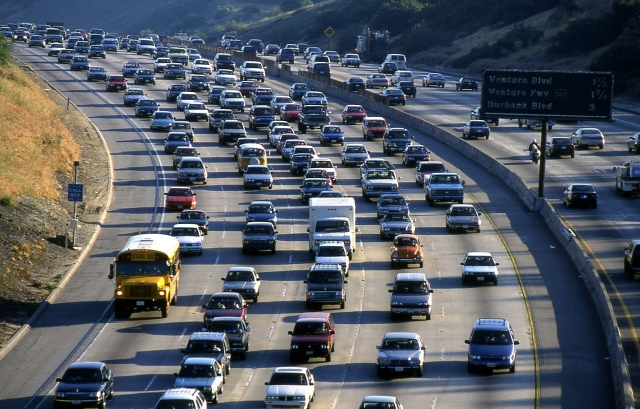
#> input picture TestImage/los-angeles-g848620e6d_1280.jpg, 1280 x 818 px (shown at 1/2 size); the run also reads 1 picture not shown here
$ jupyter execute --allow-errors Lab.ipynb   (shell and % lines are left out)
#> lines starting #> are read from the running program, lines starting #| are printed output that depends on the picture; pictures that were not available may be replaced by others from this repository, and a replacement may not be noted
### cvlib/object_detection.py
import cv2
import numpy as np
import os
import torch
from ultralytics import YOLO, RTDETR

model_paths = {'yolov5n': './Models/YOLOV5N/weights/last.pt',
               'yolov8n': './Models/YOLOV8N/weights/last.pt',
               'yolov8no': './Models/YOLOV8NO/best.pt',
               'rtdetr': './Models/RTDETR/weights/last.pt'}
model_support = ['yolov5n', 'yolov8n', 'yolov8no', 'rtdetr']
class ObjectDetection:
    def __init__(self, model="yolov8n", device = None):
        if model not in model_support:
            raise Exception("Model not support")
        if device is None:
            device = torch.device('cuda') if torch.cuda.is_available() else torch.device('cpu')
        print("Dectector model is loading...")
        self.model_path = os.path.abspath(model_paths[model])
        print("Model path: ", self.model_path)
        self.model = model
        if model == "rtdetr":
            self.model = RTDETR(model_paths[model])
        else:
            self.model = YOLO(model_paths[model])
        self.device = device
        print("You are using: ", model)
        print("Dectector info: ", self.model.info())
        print("Dectector model is loaded!")
    # [22 lines left out: function predict, not called in this run]

### Lab.ipynb
[cell 1]
import cv2
import numpy as np
from cvlib.object_detection import ObjectDetection
from cvlib.tracker import EuclideanDistTracker
import matplotlib.pyplot as plt
import seaborn as sns
import pandas as pd
import os
sns.set_style("white")

[cell 2]
# Name for class
class_ref =['car', 'motorbike']
# Class to take set None to take all class
take_class = [0]
# Is render the video
render = True
# Video resize
width = 848
height = 477
dim = (width, height)
# Rectangle to process
cap_x, cap_y, cap_w, cap_h = 0, 0, width, height
acceptable = 5
base_dis = 25

[cell 3]
def image_resize(img, dim):
    return cv2.resize(img, dim, interpolation=cv2.INTER_AREA)

[cell 4]
# [5 lines left out: function draw_with_alpha, not called in this run]

#> (a cell that did not finish here is left out)

[cell 6]
def process(frame,dis_scalar = 1, conf = 0.3, iou = 0.5, show_cap = False):
    line = int(cap_h*0.70)
    frame = image_resize(frame, dim)
    roi = frame[cap_y:cap_y + cap_h, cap_x:cap_x + cap_w]
    results, classes = detector.predict(roi, specific_class=take_class)
    if show_cap:
        #cv2.rectangle(frame, (cap_x, cap_y), (cap_x + cap_w, cap_y + cap_h), (255, 255, 0), 2)
        cv2.line(roi, (0, line), (cap_w, line), (107, 214, 205), 2)
        draw_with_alpha(frame, cv2.rectangle, (cap_x, cap_y), (cap_x + cap_w, cap_y + cap_h), (255, 255, 0), 2)
        # cv2.line(roi, (0, line+acceptable), (cap_w, line+acceptable), (214, 214, 214), 2)
        # cv2.line(roi, (0, line-acceptable), (cap_w, line-acceptable), (214, 214, 214), 2)
        draw_with_alpha(roi, cv2.line, (0, line+acceptable), (cap_w, line+acceptable), (214, 214, 214), 2)
        draw_with_alpha(roi, cv2.line, (0, line-acceptable-10), (cap_w, line-acceptable-10), (214, 214, 214), 2, 0.8)

    if len(results) > 0:
        presults = tracker.update( results, liney = line, acceptable = acceptable, delta = base_dis*dis_scalar)
        for i, package in enumerate(presults):
            ux, uy, lx, ly, id, direction = package
            cv2.rectangle(roi, (ux, uy), (lx, ly), (0, 220, 0), 2)
            cv2.putText(roi, f"id: {str(id)}|{'in' if direction==1 else 'out'} class: {class_ref[classes[i]]}", (ux, uy - 10), cv2.FONT_HERSHEY_SIMPLEX, 0.5, (0, 255, 0), 2)
    cv2.putText(frame, f"Vehicle Count: {str(tracker.count)}", (10, 20), cv2.FONT_HERSHEY_SIMPLEX, 0.5, (0, 255, 0), 2)
    cv2.putText(frame, f"Active vehicle: {len(results)}", (10, 40), cv2.FONT_HERSHEY_SIMPLEX, 0.5, (0, 255, 0), 2)

    return frame

[cell 7]
def Plot2D(frame, confs = [], ious = []):
    plt.figure(figsize=(20,12))
    for i, conf in enumerate(confs):
        for j, iou in enumerate(ious):
            plt.subplot(len(confs), len(ious), i*len(ious)+j+1)
            results, classes, plot = detector.predict(frame, specific_class=take_class, conf = conf, iou = iou, plot = True)
            plt.title(f"Conf: {conf} | IOU: {iou}")
            plot= cv2.cvtColor(plot, cv2.COLOR_BGR2RGB)
            plt.imshow(plot)
    plt.show()

[cell 8]
image1 = cv2.imread("./TestImage/los-angeles-g848620e6d_1280.jpg")
#> image1 is the input picture: shape (818, 1280, 3); mean B, G, R 98.9, 90.1, 84.5
image2 = cv2.imread("./TestImage/Aug-7-39.jpg")
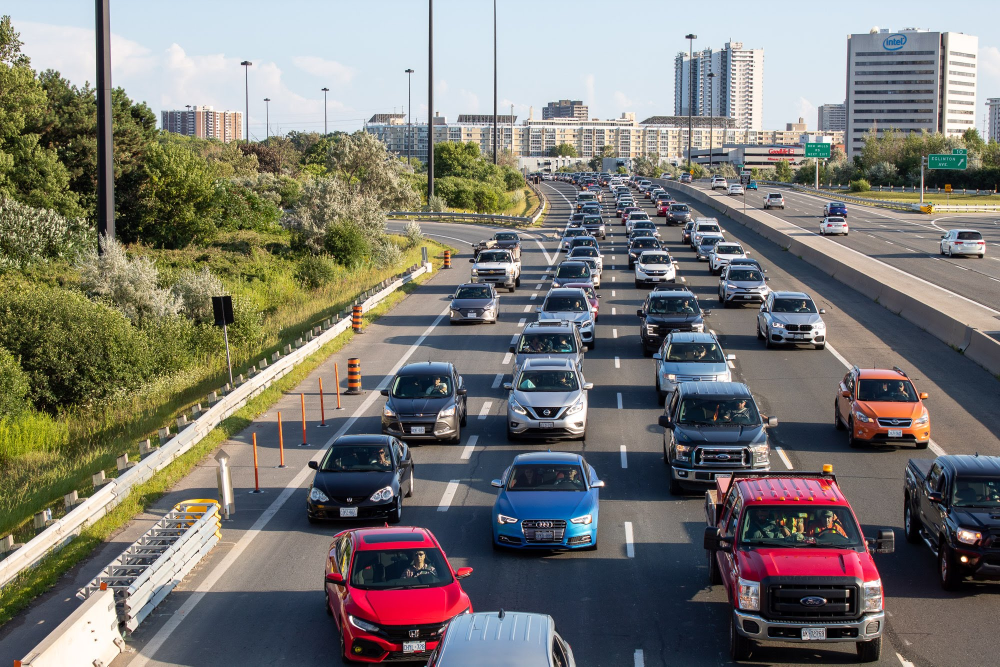
#> input picture TestImage/Aug-7-39.jpg, 2000 x 1333 px (shown at 1/2 size)
#> image2 is the input picture: shape (1333, 2000, 3); mean B, G, R 113.8, 119.5, 121.3
#> in image_resize, `return cv2.resize(img, dim, interpolation=cv2.INTER_AREA)`:
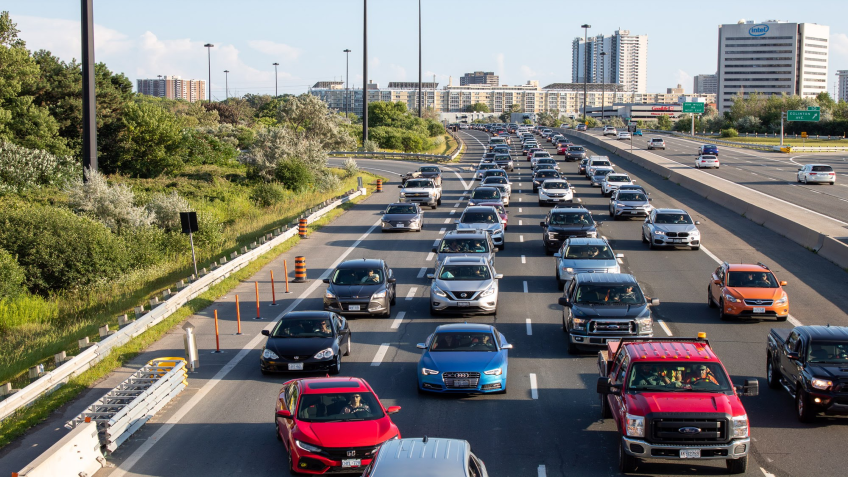
#> returned value: shape (477, 848, 3); mean of channels 0, 1, 2 113.8, 119.5, 121.3; drawn as B, G, R

[cell 9]
confs = [0.1, 0.3, 0.5]
ious = [0.3, 0.5, 0.7]
#> (the rest of this cell did not finish here and is left out)

#> (a cell that did not finish here is left out)

[cell 11]
def plot_list_Frame(frame_list1, frame_list2 = None, title1= "car_cascade", title2="yolo"):
#> called with title1 = 'yolo-tracking', title2 = 'yolo'
    sns.set_style("white")
    plt.figure(figsize=(20, 7 if frame_list2 != None else 5))
    w_plot = min(len(frame_list1),len(frame_list2) if frame_list2 != None else len(frame_list1))
    map(lambda x: cv2.cvtColor(x, cv2.COLOR_BGR2RGB), frame_list1)
    if frame_list2 != None:
        map(lambda x: cv2.cvtColor(x, cv2.COLOR_BGR2RGB), frame_list2)
    n_row = 2 if frame_list2 != None else 1
    for i in range(w_plot):
        plt.subplot(n_row, w_plot, i+1)
        plt.imshow(frame_list1[i])
        plt.title(title1)
        if frame_list2 != None:
            plt.subplot(n_row, w_plot, i+1+w_plot)
            plt.imshow(frame_list2[i])
            plt.title(title2)
    plt.show()
    sns.set_style("whitegrid")

[cell 12]
video_name = 'camera2'
video_capture = cv2.VideoCapture(f"./Videos/{video_name}.mp4")

[cell 13]
import time
start_frame = 150
max_of_frame = 50

[cell 14]
n_of_frame = 0
video_capture.set(cv2.CAP_PROP_POS_FRAMES, start_frame)
tic = time.time()
yolo_time = []
yolo_frame_take = []
#> (the rest of this cell did not finish here and is left out)

[cell 15]
plot_list_Frame(yolo_frame_take[:6:2], title1="yolo-tracking")

[cell 16]
video1_conf = np.array([
    [19, 0],
    [0, 0]
])
video1_conf = pd.DataFrame(video1_conf, columns = ["predict-true", "predict_false"], index = ["true", "false"])

[cell 17]
sns.heatmap(video1_conf, annot=True, fmt="d", cmap="Blues")
plt.xlabel("predicted")
plt.ylabel("ground truth")
plt.title("camera 1")
plt.show()
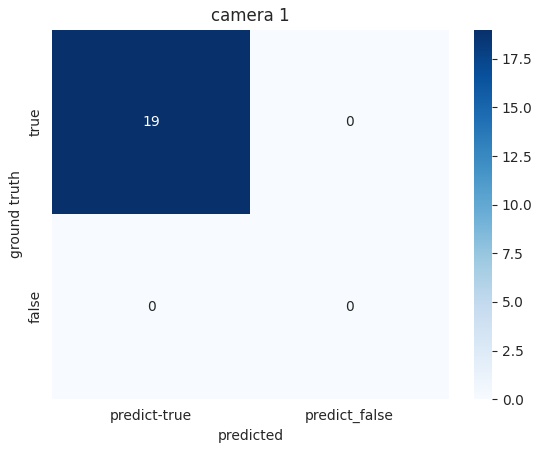
#> figure drawn by matplotlib, 2 panels

[cell 18]
video2_conf = np.array([
    [20, 1],
    [0, 0]
])
video2_conf = pd.DataFrame(video2_conf, columns = ["predict-true", "predict_false"], index = ["true", "false"])

[cell 19]
sns.heatmap(video2_conf, annot=True, fmt="d", cmap="Blues")
plt.xlabel("predicted")
plt.ylabel("ground truth")
plt.title("camera 2")
plt.show()
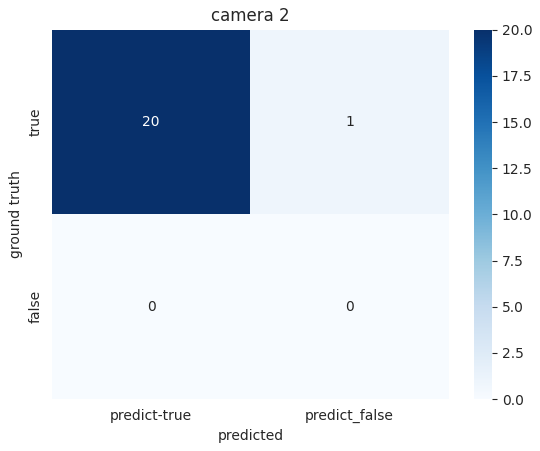
#> figure drawn by matplotlib, 2 panels
